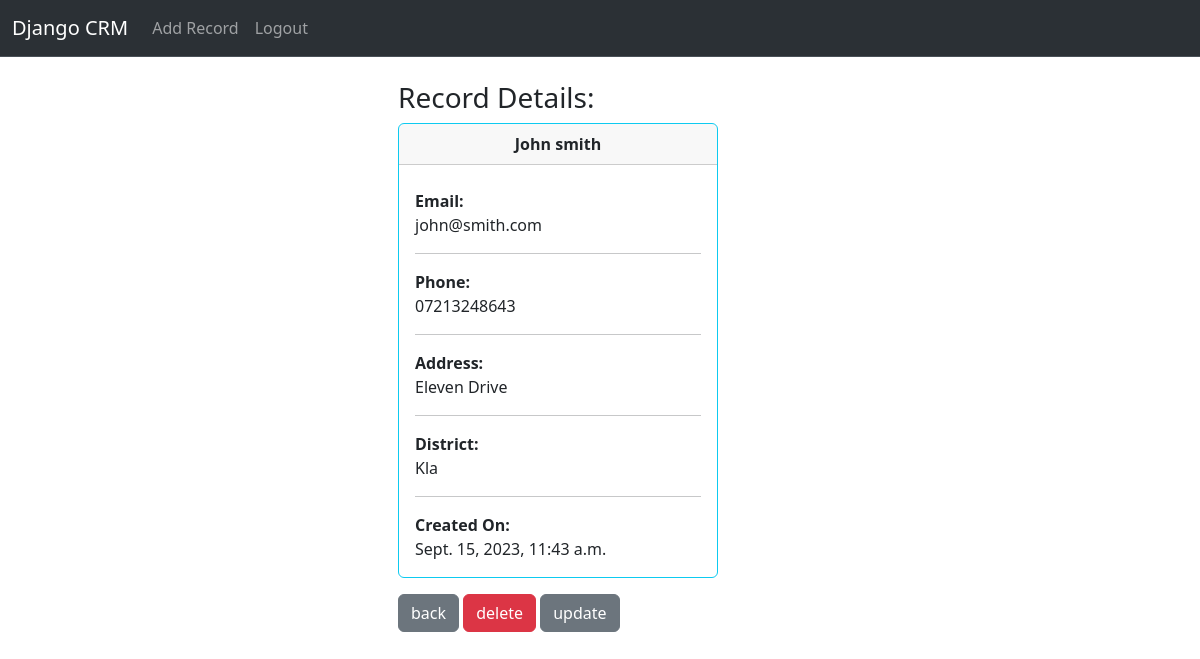
The page /record/1 (signed in) on the database its author committed.
### app/models.py (models this page shows, shortened)
class Record(models.Model):
    created_at = models.DateTimeField(auto_now_add=True)
    first_name = models.CharField(max_length=50)
    last_name = models.CharField(max_length=50)
    email = models.CharField(max_length=100)
    phone = models.CharField(max_length=15)
    address = models.CharField(max_length=50)
    district = models.CharField(max_length=50)

### app/views.py (the view)
# urls.py: path('record/<int:pk>', views.record_detail, name='record'),
def record_detail(request, pk):
    if request.user.is_authenticated:
        record = get_object_or_404(Record, id=pk)
        context = {
            'record': record
        }
        return render(request, 'record_detail.html', context)
    else:
        messages.success(request, 'You must be logged in to view this page')
        return redirect('home')

### app/templates/record_detail.html (shortened to what this page needs)
{% extends 'base.html' %}
{% block content%}
<div class="col-md-6 offset-md-3 mx-auto p-2" style="width: 420px;">
    <h3>Record Details:</h3>
<div class="card border-info mb-3" style="max-width: 20rem;">
    <div class="card-header text-center"><strong>{{ record.first_name }} {{ record.last_name }}</strong></div>
        <div class="card-body">
        <strong>Email: </strong>
            <p class="card-text">{{ record.email }}</p>
            <hr>
        <strong>Phone: </strong>
            <p class="card-text">{{ record.phone }}</p>
            <hr>
        <strong>Address: </strong>
            <p class="card-text">{{ record.address }}</p>
            <hr>
        <strong>District: </strong>
            <p class="card-text">{{ record.district }}</p>
            <hr>
        <strong>Created On: </strong>
            <p class="card-text">{{ record.created_at }}</p>
    </div>
</div>
    <a href="{% url 'home' %}" class="btn btn-secondary">back</a>
    <a href="{% url 'delete' record.id %}" class="btn btn-danger">delete</a>
    <a href="{% url 'update' record.id %}" class="btn btn-secondary">update</a>
</div>
{% endblock%}

### rows shown on the page
Record: first_name "John", last_name "smith", email "john@smith.com", phone "07213248643", address "Eleven Drive", district "Kla", created_at "Sept. 15, 2023, 11:43 a.m."
